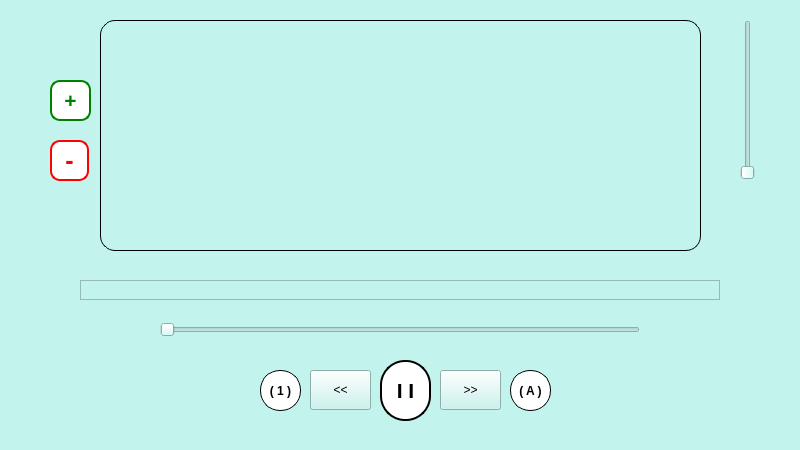
<?xml version="1.0" encoding="UTF-8"?>
<ui version="4.0">
 <class>Widget</class>
 <widget class="QWidget" name="Widget">
  <property name="geometry">
   <rect>
    <x>0</x>
    <y>0</y>
    <width>800</width>
    <height>450</height>
   </rect>
  </property>
  <property name="sizePolicy">
   <sizepolicy hsizetype="Fixed" vsizetype="Fixed">
    <horstretch>0</horstretch>
    <verstretch>0</verstretch>
   </sizepolicy>
  </property>
  <property name="minimumSize">
   <size>
    <width>800</width>
    <height>450</height>
   </size>
  </property>
  <property name="maximumSize">
   <size>
    <width>800</width>
    <height>450</height>
   </size>
  </property>
  <property name="windowTitle">
   <string>Widget</string>
  </property>
  <property name="styleSheet">
   <string notr="true">background-color: rgb(194, 243, 237);</string>
  </property>
  <widget class="QLabel" name="songlabel">
   <property name="geometry">
    <rect>
     <x>80</x>
     <y>280</y>
     <width>640</width>
     <height>20</height>
    </rect>
   </property>
   <property name="sizePolicy">
    <sizepolicy hsizetype="Fixed" vsizetype="Fixed">
     <horstretch>0</horstretch>
     <verstretch>0</verstretch>
    </sizepolicy>
   </property>
   <property name="font">
    <font>
     <weight>50</weight>
     <italic>false</italic>
     <bold>false</bold>
     <strikeout>false</strikeout>
     <kerning>false</kerning>
    </font>
   </property>
   <property name="frameShape">
    <enum>QFrame::StyledPanel</enum>
   </property>
   <property name="text">
    <string/>
   </property>
   <property name="textFormat">
    <enum>Qt::PlainText</enum>
   </property>
   <property name="alignment">
    <set>Qt::AlignCenter</set>
   </property>
  </widget>
  <widget class="QListWidget" name="listWidget">
   <property name="geometry">
    <rect>
     <x>100</x>
     <y>20</y>
     <width>601</width>
     <height>231</height>
    </rect>
   </property>
   <property name="styleSheet">
    <string notr="true">QListWidget{
border:1px solid black;
border-radius:15px;
background-color:white;
}
QListWidget::hover{
background-color: rgb(178, 247, 236);
}
QListWidget::hover::doubleclicked{
background-color: rgb(194, 243, 237);
selection-color: white;
}
</string>
   </property>
  </widget>
  <widget class="QSlider" name="SongSlider">
   <property name="geometry">
    <rect>
     <x>160</x>
     <y>320</y>
     <width>480</width>
     <height>20</height>
    </rect>
   </property>
   <property name="sizePolicy">
    <sizepolicy hsizetype="Fixed" vsizetype="Fixed">
     <horstretch>0</horstretch>
     <verstretch>0</verstretch>
    </sizepolicy>
   </property>
   <property name="orientation">
    <enum>Qt::Horizontal</enum>
   </property>
  </widget>
  <widget class="QPushButton" name="repeatall">
   <property name="geometry">
    <rect>
     <x>510</x>
     <y>370</y>
     <width>41</width>
     <height>41</height>
    </rect>
   </property>
   <property name="font">
    <font>
     <weight>75</weight>
     <bold>true</bold>
    </font>
   </property>
   <property name="toolTip">
    <string>Repeat All</string>
   </property>
   <property name="toolTipDuration">
    <number>2000</number>
   </property>
   <property name="styleSheet">
    <string notr="true">QPushButton
{
	border: 1px solid black;
	border-radius: 20px;
	background-color: white;
}
QPushButton::pressed
{ 
	background-color: rgb(138, 226, 52);
}</string>
   </property>
   <property name="text">
    <string>( A )</string>
   </property>
   <property name="checkable">
    <bool>false</bool>
   </property>
   <property name="checked">
    <bool>false</bool>
   </property>
   <property name="autoRepeat">
    <bool>false</bool>
   </property>
  </widget>
  <widget class="QPushButton" name="nextsong">
   <property name="geometry">
    <rect>
     <x>440</x>
     <y>370</y>
     <width>61</width>
     <height>40</height>
    </rect>
   </property>
   <property name="toolTip">
    <string>Next Song</string>
   </property>
   <property name="styleSheet">
    <string notr="true"/>
   </property>
   <property name="text">
    <string>&gt;&gt;</string>
   </property>
  </widget>
  <widget class="QPushButton" name="previoussong">
   <property name="geometry">
    <rect>
     <x>310</x>
     <y>370</y>
     <width>61</width>
     <height>40</height>
    </rect>
   </property>
   <property name="toolTip">
    <string>Previous</string>
   </property>
   <property name="styleSheet">
    <string notr="true"/>
   </property>
   <property name="text">
    <string>&lt;&lt;</string>
   </property>
   <property name="checkable">
    <bool>false</bool>
   </property>
  </widget>
  <widget class="QPushButton" name="repeatone">
   <property name="geometry">
    <rect>
     <x>260</x>
     <y>370</y>
     <width>41</width>
     <height>41</height>
    </rect>
   </property>
   <property name="font">
    <font>
     <weight>75</weight>
     <bold>true</bold>
    </font>
   </property>
   <property name="toolTip">
    <string>&lt;html&gt;&lt;head/&gt;&lt;body&gt;&lt;p&gt;&lt;span style=&quot; color:white;font-size:12pt; font-weight:600;&quot;&gt;Repeat One&lt;/span&gt;&lt;/p&gt;&lt;/body&gt;&lt;/html&gt;</string>
   </property>
   <property name="toolTipDuration">
    <number>3000</number>
   </property>
   <property name="statusTip">
    <string/>
   </property>
   <property name="styleSheet">
    <string notr="true">QPushButton
{
	border: 1px solid black;
	border-radius: 20px;
	background-color: white;
}
QPushButton::clicked
{
	background-color: rgb(138, 226, 52);
}


</string>
   </property>
   <property name="text">
    <string>( 1 )</string>
   </property>
   <property name="checkable">
    <bool>false</bool>
   </property>
   <property name="checked">
    <bool>false</bool>
   </property>
  </widget>
  <widget class="QPushButton" name="removesong">
   <property name="geometry">
    <rect>
     <x>50</x>
     <y>140</y>
     <width>39</width>
     <height>41</height>
    </rect>
   </property>
   <property name="maximumSize">
    <size>
     <width>16777215</width>
     <height>16777210</height>
    </size>
   </property>
   <property name="font">
    <font>
     <pointsize>19</pointsize>
     <weight>75</weight>
     <bold>true</bold>
    </font>
   </property>
   <property name="toolTip">
    <string>Remove</string>
   </property>
   <property name="toolTipDuration">
    <number>3000</number>
   </property>
   <property name="styleSheet">
    <string notr="true">color:red;
border:2px solid red;
border-radius : 10px;
background-color: white;</string>
   </property>
   <property name="text">
    <string>-</string>
   </property>
  </widget>
  <widget class="QPushButton" name="addsong">
   <property name="geometry">
    <rect>
     <x>50</x>
     <y>80</y>
     <width>41</width>
     <height>41</height>
    </rect>
   </property>
   <property name="font">
    <font>
     <pointsize>16</pointsize>
     <weight>75</weight>
     <bold>true</bold>
    </font>
   </property>
   <property name="toolTip">
    <string>Add</string>
   </property>
   <property name="toolTipDuration">
    <number>3000</number>
   </property>
   <property name="styleSheet">
    <string notr="true">QPushButton
{
color:green;
border:2px solid green;
border-radius : 10px;
background-color: white;
}
QPushButton::hover
{
	background-color: rgb(148, 252, 162);
}</string>
   </property>
   <property name="text">
    <string>+</string>
   </property>
  </widget>
  <widget class="QLabel" name="songduration">
   <property name="geometry">
    <rect>
     <x>650</x>
     <y>320</y>
     <width>131</width>
     <height>21</height>
    </rect>
   </property>
   <property name="frameShape">
    <enum>QFrame::NoFrame</enum>
   </property>
   <property name="frameShadow">
    <enum>QFrame::Raised</enum>
   </property>
   <property name="text">
    <string/>
   </property>
   <property name="alignment">
    <set>Qt::AlignCenter</set>
   </property>
  </widget>
  <widget class="QLabel" name="songplayed">
   <property name="geometry">
    <rect>
     <x>20</x>
     <y>320</y>
     <width>131</width>
     <height>21</height>
    </rect>
   </property>
   <property name="layoutDirection">
    <enum>Qt::LeftToRight</enum>
   </property>
   <property name="frameShape">
    <enum>QFrame::NoFrame</enum>
   </property>
   <property name="frameShadow">
    <enum>QFrame::Raised</enum>
   </property>
   <property name="text">
    <string/>
   </property>
   <property name="alignment">
    <set>Qt::AlignCenter</set>
   </property>
  </widget>
  <widget class="QPushButton" name="play_pause">
   <property name="geometry">
    <rect>
     <x>380</x>
     <y>360</y>
     <width>51</width>
     <height>61</height>
    </rect>
   </property>
   <property name="font">
    <font>
     <pointsize>16</pointsize>
     <weight>75</weight>
     <bold>true</bold>
    </font>
   </property>
   <property name="toolTip">
    <string>PLAY</string>
   </property>
   <property name="toolTipDuration">
    <number>2000</number>
   </property>
   <property name="styleSheet">
    <string notr="true">border:2px solid black;
border-radius : 25px;
background-color: rgb(255, 255, 255);</string>
   </property>
   <property name="text">
    <string>I I</string>
   </property>
   <property name="checkable">
    <bool>false</bool>
   </property>
   <property name="checked">
    <bool>false</bool>
   </property>
  </widget>
  <widget class="QSlider" name="volumelevel">
   <property name="geometry">
    <rect>
     <x>740</x>
     <y>20</y>
     <width>16</width>
     <height>160</height>
    </rect>
   </property>
   <property name="orientation">
    <enum>Qt::Vertical</enum>
   </property>
  </widget>
  <widget class="QPushButton" name="volume">
   <property name="geometry">
    <rect>
     <x>730</x>
     <y>190</y>
     <width>41</width>
     <height>41</height>
    </rect>
   </property>
   <property name="styleSheet">
    <string notr="true">QPushButton
{
border:1px;
border-radius: 3px ;
}</string>
   </property>
   <property name="text">
    <string/>
   </property>
   <property name="icon">
    <iconset resource="musicaresource.qrc">
     <normaloff>:/icons/icons/volume.png</normaloff>:/icons/icons/volume.png</iconset>
   </property>
   <property name="iconSize">
    <size>
     <width>35</width>
     <height>35</height>
    </size>
   </property>
  </widget>
 </widget>
 <layoutdefault spacing="6" margin="11"/>
 <resources>
  <include location="musicaresource.qrc"/>
 </resources>
 <connections/>
</ui>
